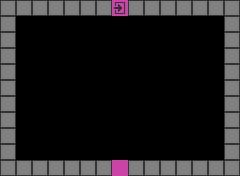

Tiled map render using the project's own tile images. Description and the whole map definition, tile-layer contents included, below:
An orthogonal 15x11 tile map with 16x16 px tiles, 1 tile layer (main).

<map version="1.0" tiledversion="1.0.2" orientation="orthogonal" renderorder="right-down" width="15" height="11" tilewidth="16" tileheight="16" nextobjectid="1">
 <properties>
  <property name="type" value="Vertical" />
 </properties>
 <tileset firstgid="1" source="editor.tsx" />
 <layer name="main" width="15" height="11">
  <data encoding="csv">
1,1,1,1,1,1,1,9,1,1,1,1,1,1,1,
1,0,0,0,0,0,0,0,0,0,0,0,0,0,1,
1,0,0,0,0,0,0,0,0,0,0,0,0,0,1,
1,0,0,0,0,0,0,0,0,0,0,0,0,0,1,
1,0,0,0,0,0,0,0,0,0,0,0,0,0,1,
1,0,0,0,0,0,0,0,0,0,0,0,0,0,1,
1,0,0,0,0,0,0,0,0,0,0,0,0,0,1,
1,0,0,0,0,0,0,0,0,0,0,0,0,0,1,
1,0,0,0,0,0,0,0,0,0,0,0,0,0,1,
1,0,0,0,0,0,0,0,0,0,0,0,0,0,1,
1,1,1,1,1,1,1,10,1,1,1,1,1,1,1
</data>
 </layer>
</map>
